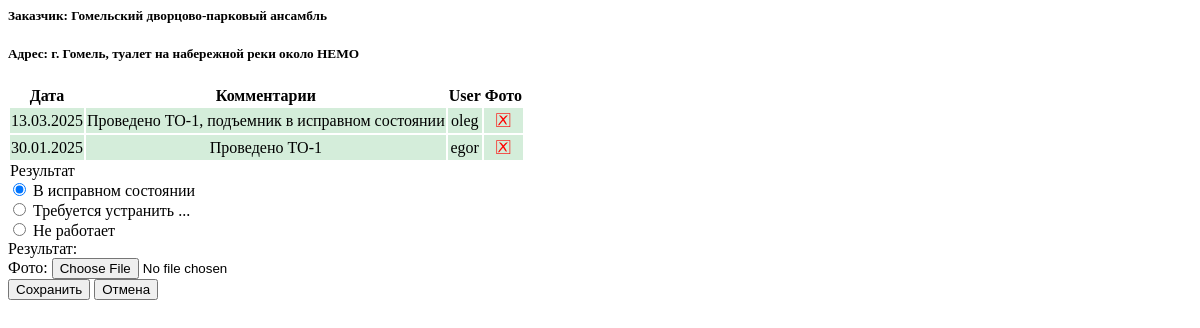
The page /service/add/82/ (signed in) on the database its author committed.
### LIFTEH/models.py (models this page shows, shortened)
class Object(models.Model):
    customer = models.CharField(max_length=255, default='')
    address = models.CharField(max_length=255, default='')
    model = models.CharField(max_length=255, default='')
    work = models.CharField(max_length=20, default='')
    phone = models.CharField(max_length=20, default='')
    name = models.CharField(max_length=255, default='')
    M1 = models.DecimalField(max_digits=12, decimal_places=2, null=True)
    M2 = models.DecimalField(max_digits=12, decimal_places=2, null=True)
    M3 = models.DecimalField(max_digits=12, decimal_places=2, null=True)
    M4 = models.DecimalField(max_digits=12, decimal_places=2, null=True)
    M5 = models.DecimalField(max_digits=12, decimal_places=2, null=True)
    M6 = models.DecimalField(max_digits=12, decimal_places=2, null=True)
    M7 = models.DecimalField(max_digits=12, decimal_places=2, null=True)
    M8 = models.DecimalField(max_digits=12, decimal_places=2, null=True)
    M9 = models.DecimalField(max_digits=12, decimal_places=2, null=True)
    M10 = models.DecimalField(max_digits=12, decimal_places=2, null=True)
    M11 = models.DecimalField(max_digits=12, decimal_places=2, null=True)
    M12 = models.DecimalField(max_digits=12, decimal_places=2, null=True)
    latitude = models.FloatField(null=True, blank=True)
    longitude = models.FloatField(null=True, blank=True)
    folder_id = models.CharField(max_length=50, default='', blank=True)

class Service(models.Model):
    object = models.ForeignKey(Object, on_delete=models.CASCADE)
    service_date = models.DateTimeField(default=timezone.now)
    comments = models.TextField()
    result = models.CharField(max_length=200)
    foto = models.ImageField(upload_to='services_foto/',
                             null=True, blank=True)
    user = models.ForeignKey(User, on_delete=models.CASCADE)

### LIFTEH/views.py (the view, shortened to what this page needs)
# urls.py: path('service/add/<int:object_id>/', views.service_add, name='service_add'),
@login_required
def service_add(request, object_id):
    obj = get_object_or_404(Object, id=object_id)
    services = Service.objects.filter(object=obj).order_by('-service_date')[:2]
    current_datetime = timezone.now()
    form = ServiceForm()
    return render(request, 'service_add.html', {
        'form': form,
        'object': obj,
        'services': services,
        'current_datetime': current_datetime
    })

### LIFTEH/forms.py (shortened to what this page needs)
class ServiceForm(forms.ModelForm):
    class Meta:
        model = Service
        fields = ['service_date', 'comments', 'result', 'foto']
    def __init__(self, *args, **kwargs):
        self.object_id = kwargs.pop('object_id', None)  # Сохраняем object_id
        super().__init__(*args, **kwargs)

### LIFTEH/templates/service_add.html (shortened to what this page needs)
<h5><b>Заказчик:</b> {{ object.customer }}</h5>
<h5><b>Адрес:</b> {{ object.address }}</h5>
<table class="table table-sm" style="border-radius: 5px; overflow: hidden;">
    <tr style="text-align: center;">
        <th>Дата</th>
        <th>Комментарии</th>
        <th>User</th>
        <th>Фото</th>
    </tr>
{% for service in services %}
    <tr style="text-align: center;"
    class="{% if service.result == 0 %}table-success{% elif service.result == 1 %}table-warning{% elif service.result == 2 %}table-danger{% endif %}">
        <td>{{ service.service_date|date:"d.m.Y" }}</td>
        <td>{{ service.comments }}</td>
        <td>{{ service.user.username }}</td>
        <td>
            {% if service.foto %}
                <span style="color: green; font-size: 20px;">&#x1F5F9;</span>
            {% else %}
                <span style="color: red; font-size: 20px;">&#x1F5F5;</span>
            {% endif %}
        </td>
    </tr>
    {% empty %}
    <tr>
        <td colspan="4">Нет записей обслуживания.</td>
    </tr>
    {% endfor %}
</table>
<form method="POST" enctype="multipart/form-data" id="serviceAddForm" action="{% url 'service_add' object_id=object.id %}">
    <div class="form-floating mt-2 mb-2">
        <div class="form-control" name="result-container" style="display: table;">
            <legend class="visually-hidden">Результат</legend>
            <div class="form-check">
                <input class="form-check-input" type="radio" name="result" id="result0" value="0" checked required>
                <label class="form-check-label" for="result0">В исправном состоянии</label>
            </div>
            <div class="form-check">
                <input class="form-check-input" type="radio" name="result" id="result1" value="1">
                <label class="form-check-label" for="result1">Требуется устранить ...</label>
            </div>
            <div class="form-check">
                <input class="form-check-input" type="radio" name="result" id="result2" value="2">
                <label class="form-check-label" for="result2">Не работает</label>
            </div>
        </div>
        <label class="form-label" for="result0">Результат:</label>
    </div>
<div class="input-group d-none mb-2" id="foto-group">
    <label class="input-group-text" for="foto">Фото:</label>
    <input type="file" class="form-control" id="foto" name="foto" accept="image/*">
</div>
    <button type="submit" class="btn btn-success">Сохранить</button>
    <button type="button" class="btn btn-primary" data-bs-dismiss="modal">Отмена</button>
</form>

### LIFTEH/templates/service_add.html (style rules this page uses)
.table-success { background-color: #d4edda; }

### rows shown on the page
Object: customer "Гомельский дворцово-парковый ансамбль", address "г. Гомель, туалет на набережной реки около НЕМО"
Service: service_date "13.03.2025", comments "Проведено ТО-1, подъемник в исправном состоянии", user.username "oleg"
Service: service_date "30.01.2025", comments "Проведено ТО-1", user.username "egor"
